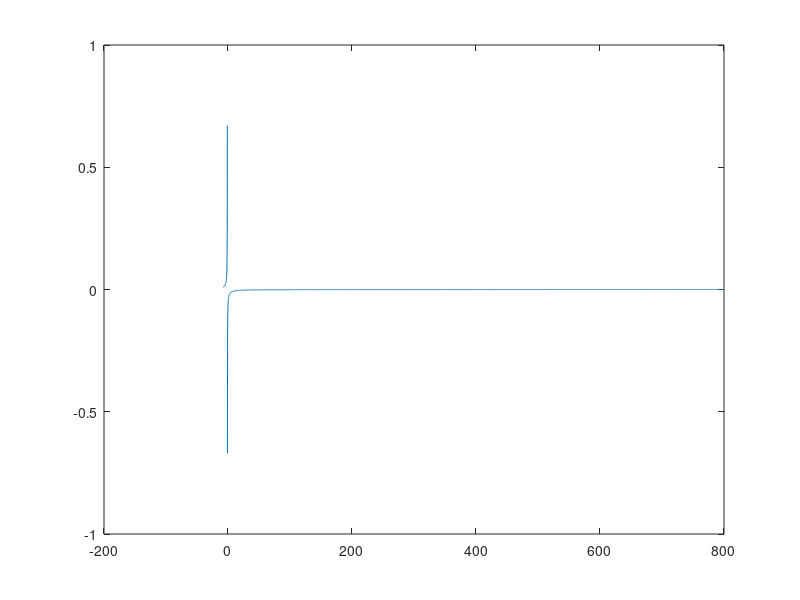

Write the MATLAB code that produced this figure.
mu=-0.067;
omega=1;
J=[mu, -omega; omega,mu];
k=0.1; tau=1; beta=pi/4;
B=[1+k*tau*cos(beta),-k*tau*sin(beta);k*tau*sin(beta),1+k*tau*cos(beta)];
eig(J,B)

%% analitical
beta=[0:0.1:2*pi]; beta=0;
k=-8:0.1:800;
a=1+k.*tau.*cos(beta);
b=k.*tau.*sin(beta);
delta=(-2*a*mu-2*b*omega).^2-4*(a.^2+b.^2).*(omega^2+mu^2);
sol1=-((-2*a*mu-2*b*omega)-sqrt(delta))/2./(a.^2+b.^2)
sol2=-((-2*a*mu-2*b*omega)+sqrt(delta))/2./(a.^2+b.^2)

plot(k,real(sol1));
